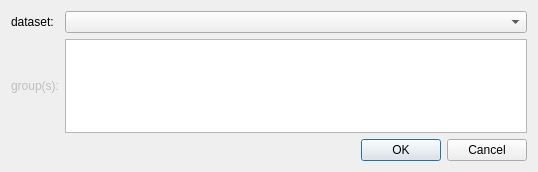
<?xml version="1.0" encoding="UTF-8"?>
<ui version="4.0">
 <class>Dialog</class>
 <widget class="QDialog" name="Dialog">
  <property name="geometry">
   <rect>
    <x>0</x>
    <y>0</y>
    <width>538</width>
    <height>172</height>
   </rect>
  </property>
  <property name="windowTitle">
   <string>Dialog</string>
  </property>
  <layout class="QGridLayout" name="gridLayout_2">
   <item row="0" column="0">
    <layout class="QGridLayout" name="gridLayout">
     <item row="0" column="1">
      <widget class="QComboBox" name="combo_datasets"/>
     </item>
     <item row="0" column="0">
      <widget class="QLabel" name="label">
       <property name="text">
        <string>dataset:</string>
       </property>
      </widget>
     </item>
     <item row="4" column="0">
      <spacer name="verticalSpacer">
       <property name="orientation">
        <enum>Qt::Vertical</enum>
       </property>
       <property name="sizeHint" stdset="0">
        <size>
         <width>20</width>
         <height>40</height>
        </size>
       </property>
      </spacer>
     </item>
     <item row="5" column="0" colspan="2">
      <widget class="QDialogButtonBox" name="buttonBox">
       <property name="standardButtons">
        <set>QDialogButtonBox::Cancel|QDialogButtonBox::Ok</set>
       </property>
      </widget>
     </item>
     <item row="2" column="0">
      <widget class="QLabel" name="label_2">
       <property name="enabled">
        <bool>false</bool>
       </property>
       <property name="text">
        <string>group(s):</string>
       </property>
      </widget>
     </item>
     <item row="2" column="1">
      <widget class="QListWidget" name="list_groups">
       <property name="selectionMode">
        <enum>QAbstractItemView::MultiSelection</enum>
       </property>
      </widget>
     </item>
    </layout>
   </item>
  </layout>
 </widget>
 <resources/>
 <connections>
  <connection>
   <sender>buttonBox</sender>
   <signal>accepted()</signal>
   <receiver>Dialog</receiver>
   <slot>accept()</slot>
   <hints>
    <hint type="sourcelabel">
     <x>255</x>
     <y>117</y>
    </hint>
    <hint type="destinationlabel">
     <x>255</x>
     <y>71</y>
    </hint>
   </hints>
  </connection>
  <connection>
   <sender>buttonBox</sender>
   <signal>rejected()</signal>
   <receiver>Dialog</receiver>
   <slot>reject()</slot>
   <hints>
    <hint type="sourcelabel">
     <x>255</x>
     <y>117</y>
    </hint>
    <hint type="destinationlabel">
     <x>255</x>
     <y>71</y>
    </hint>
   </hints>
  </connection>
 </connections>
</ui>
